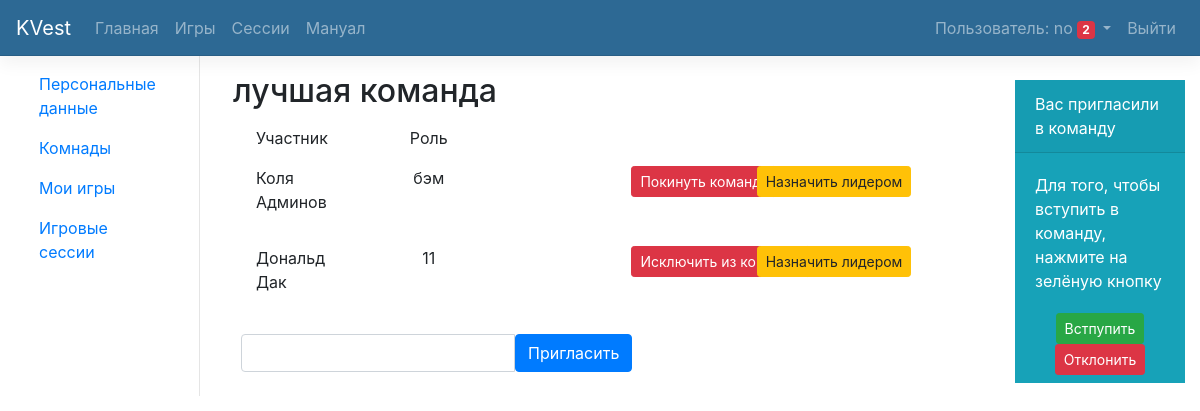
The app's page /social/team/1/ (signed in) with its own data.
### social/models.py (models this page shows, shortened)
class Team(models.Model):
    name = models.CharField(max_length=16, verbose_name='Название команды') # Добавить UNIQ
    lead = models.ForeignKey(
        Person,
        on_delete=models.CASCADE,
        related_name='team_lead',
        verbose_name='Лидер',
        null=True,
    )
    members = models.ManyToManyField(
        Person,
        through='MemberTeam',
        through_fields=('team', 'person'),
    )
    class Meta:
        verbose_name = 'Команда'
        verbose_name_plural = 'Команды'
    def __str__(self):
        return self.name
        """Возвращает все команды пользователя и количество участников в команде"""

class MemberTeam(models.Model):
    person = models.ForeignKey(Person, on_delete=models.CASCADE)
    team = models.ForeignKey(Team, on_delete=models.CASCADE)
    role = models.CharField(max_length=16, verbose_name='Роль', null=True, default=None)
    class Meta:
        verbose_name = 'Связь между игроком и командой'
        verbose_name_plural = 'Связь между игроками и командой'

### person/models.py (models this page shows, shortened)
class Person(models.Model): # Добавить валидатор и проверку на авторизацию !!!
    user = models.OneToOneField(User, on_delete=models.CASCADE, primary_key=True, verbose_name='Логин', default=None)
    first_name = models.CharField(max_length=32, verbose_name='Имя', null=True) # ?
    last_name = models.CharField(max_length=32, verbose_name='Фамилия', null=True) # ?
    phone = models.IntegerField(verbose_name='Телефон', null=True, blank=True)
    sub_email = models.EmailField(verbose_name='Доп. эл. почта', null=True)
    city = models.ForeignKey(City, verbose_name='Город', null=True, default=None, blank=True)
    class Meta:
        verbose_name = 'Персональные данные'
        verbose_name_plural = 'Персональные данные'

### social/views.py (the view)
# urls.py: url(r'^team/(?P<team>[0-9]+)/$', views.team_details, name='team-details'),
@login_required(login_url='/person/login')
def team_details(request, team):
    args = {}
    args.update(csrf(request))
    args['username'] = request.user
    print(request.session.session_key)
    args['team'] = Team.objects.get(id=team)
    args['members'] = MemberTeam.objects.filter(team_id=args['team'])
    return render(request, 'social/team-detail.html', args)

### social/templates/social/team-detail.html (shortened to what this page needs)
{% extends "person/base-person.html" %}
{% block content %}
    <div class="row">
        <h2>{{ team }}</h2>
    </div>
    <div class="row p-2">
        <div class="col-2">Участник</div>
        <div class="col-2 text-center">Роль</div>
        <div class="col-2"></div>
        <div class="col-2"></div>
    </div>
    {% for member in members %}
    <div class="row p-2">
        <div class="col-2">
            <p>{{member.person.first_name}} {{ member.person.last_name }}</p>
        </div>
        <div class="col-2 text-center">
            <p>{{ member.role }}</p>
        </div>
        <div class="col-2"></div>
        <div class="col-2 text-center">
            {% if member.person.user == username %}
                <a class="btn btn-danger btn-sm" href="/social/leave-team/team={{ team.id }}&user={{ member.person.user_id }}" role="button">Покинуть команду</a>
            {% else %}
                <a class="btn btn-danger btn-sm" href="/social/leave-team/team={{ team.id }}&user={{ member.person.user_id }}" role="button">Исключить из команды</a>
            {% endif %}
        </div>
        <div class="col-2 text-center">
            {% if True %}
                <a class="btn btn-warning btn-sm" href="/social/change-lead/team={{ team.id }}&user={{ member.person.user_id }}" role="button">Назначить лидером</a>
            {% endif %}
        </div>
    </div>
    {% endfor %}
    <div class="row p-2 mt-2">
        <form class="form-inline" id="invite_in_team">
            <div class="input-group">
                <input name="invite_member" class="form-control" id="invite_member">
                <span class="input-group-btn">
                    <button id="submit_btn" type="submit" class="btn btn-primary" data-team_id = "{{ team.id }}">Пригласить</button>
                </span>
            </div>
        </form>
    </div>
{% endblock %}

### landing/templates/landing/navbar-top.html (shortened to what this page needs)
<header class="navbar navbar-expand navbar-dark flex-column flex-md-row bd-navbar">
    <a class="navbar-brand" href="/">KVest</a>
    <div class="navbar-na-scroll">
        <ul class="navbar-nav mr-auto bd-navbar-nav flex-row">
            <li class="nav-item">
                <a class="nav-link" href="/">Главная</a>
            </li>
            <li class="nav-item">
                <a class="nav-link" href="/game/">Игры</a>
            </li>
            <li class="nav-item">
                <a class="nav-link" href="/">Сессии</a>
            </li>
            <li class="nav-item">
                <a class="nav-link" href="/">Мануал</a>
            </li>
        </ul>
    </div>
    <ul class="navbar-nav flex-row ml-md-auto d-md-flex">
        {% if username %}
            <li class="nav-item user-container dropdown">
                <a class="nav-link dropdown-toggle p-2" data-toggle="dropdown" href="#" role="button" aria-haspopup="true" aria-expanded="false">
                    Пользователь: {{ username }} <span class="badge badge-danger">2</span>
                </a>
            </li>
            <li class="nav-item">
                <a class="nav-link p-2" href="/person/logout/">Выйти</a>
            </li>
        {% endif %}
    </ul>
</header>

### landing/static/style.css (style rules this page uses)
.bd-navbar { background-color: #2d6994; box-shadow: 0 0.5rem 1rem rgba(0,0,0,.05), inset 0 -1px 0 rgba(0,0,0,.1); }
.user-container { position: relative; }

### records on screen
Team: name "лучшая команда"
MemberTeam: person.first_name "Коля", person.last_name "Админов", role "бэм"
MemberTeam: person.first_name "Дональд", person.last_name "Дак", role "11"

### other values on screen
{{ username }} "no"
